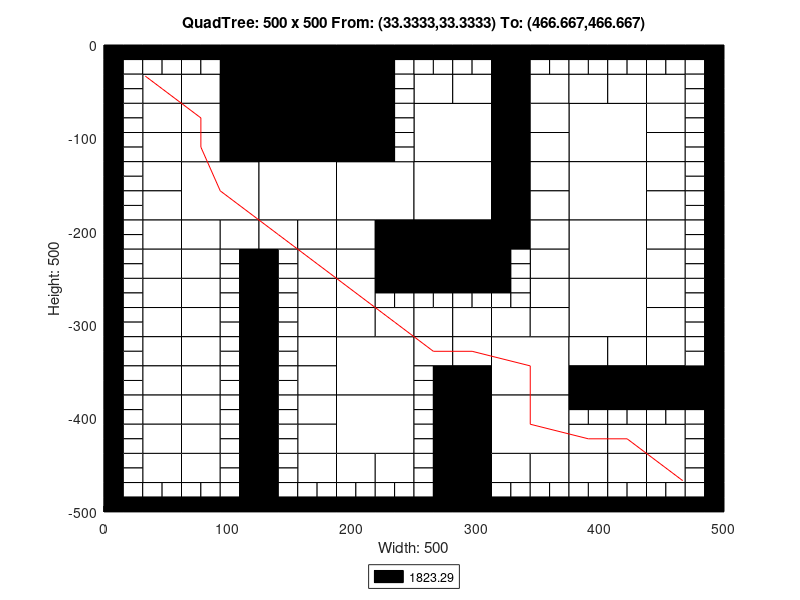

MATLAB code to generate this figure:
axis([0 500 -500 0]);
title('QuadTree: 500 x 500 From: (33.3333,33.3333) To: (466.667,466.667)');
xlabel('Width: 500');
ylabel('Height: 500');
rectangle('Position',[125 -62.5 62.5 62.5], 'FaceColor',[0 0 0]);
rectangle('Position',[125 -125 62.5 62.5], 'FaceColor',[0 0 0]);
rectangle('Position',[62.5 -187.5 62.5 62.5], 'FaceColor',[1 1 1]);
rectangle('Position',[125 -187.5 62.5 62.5], 'FaceColor',[1 1 1]);
rectangle('Position',[187.5 -187.5 62.5 62.5], 'FaceColor',[1 1 1]);
rectangle('Position',[250 -125 62.5 62.5], 'FaceColor',[1 1 1]);
rectangle('Position',[375 -125 62.5 62.5], 'FaceColor',[1 1 1]);
rectangle('Position',[250 -187.5 62.5 62.5], 'FaceColor',[1 1 1]);
rectangle('Position',[250 -250 62.5 62.5], 'FaceColor',[0 0 0]);
rectangle('Position',[375 -187.5 62.5 62.5], 'FaceColor',[1 1 1]);
rectangle('Position',[375 -250 62.5 62.5], 'FaceColor',[1 1 1]);
rectangle('Position',[187.5 -375 62.5 62.5], 'FaceColor',[1 1 1]);
rectangle('Position',[187.5 -437.5 62.5 62.5], 'FaceColor',[1 1 1]);
rectangle('Position',[312.5 -375 62.5 62.5], 'FaceColor',[1 1 1]);
rectangle('Position',[375 -312.5 62.5 62.5], 'FaceColor',[1 1 1]);
rectangle('Position',[312.5 -437.5 62.5 62.5], 'FaceColor',[1 1 1]);
rectangle('Position',[31.25 -62.5 31.25 31.25], 'FaceColor',[1 1 1]);
rectangle('Position',[93.75 -31.25 31.25 31.25], 'FaceColor',[0 0 0]);
rectangle('Position',[62.5 -62.5 31.25 31.25], 'FaceColor',[1 1 1]);
rectangle('Position',[93.75 -62.5 31.25 31.25], 'FaceColor',[0 0 0]);
rectangle('Position',[31.25 -93.75 31.25 31.25], 'FaceColor',[1 1 1]);
rectangle('Position',[31.25 -125 31.25 31.25], 'FaceColor',[1 1 1]);
rectangle('Position',[62.5 -93.75 31.25 31.25], 'FaceColor',[1 1 1]);
rectangle('Position',[93.75 -93.75 31.25 31.25], 'FaceColor',[0 0 0]);
rectangle('Position',[62.5 -125 31.25 31.25], 'FaceColor',[1 1 1]);
rectangle('Position',[93.75 -125 31.25 31.25], 'FaceColor',[0 0 0]);
rectangle('Position',[187.5 -31.25 31.25 31.25], 'FaceColor',[0 0 0]);
rectangle('Position',[187.5 -62.5 31.25 31.25], 'FaceColor',[0 0 0]);
rectangle('Position',[187.5 -93.75 31.25 31.25], 'FaceColor',[0 0 0]);
rectangle('Position',[187.5 -125 31.25 31.25], 'FaceColor',[0 0 0]);
rectangle('Position',[31.25 -156.25 31.25 31.25], 'FaceColor',[1 1 1]);
rectangle('Position',[31.25 -187.5 31.25 31.25], 'FaceColor',[1 1 1]);
rectangle('Position',[31.25 -218.75 31.25 31.25], 'FaceColor',[1 1 1]);
rectangle('Position',[31.25 -250 31.25 31.25], 'FaceColor',[1 1 1]);
rectangle('Position',[62.5 -218.75 31.25 31.25], 'FaceColor',[1 1 1]);
rectangle('Position',[93.75 -218.75 31.25 31.25], 'FaceColor',[1 1 1]);
rectangle('Position',[62.5 -250 31.25 31.25], 'FaceColor',[1 1 1]);
rectangle('Position',[125 -218.75 31.25 31.25], 'FaceColor',[1 1 1]);
rectangle('Position',[156.25 -218.75 31.25 31.25], 'FaceColor',[1 1 1]);
rectangle('Position',[156.25 -250 31.25 31.25], 'FaceColor',[1 1 1]);
rectangle('Position',[187.5 -218.75 31.25 31.25], 'FaceColor',[1 1 1]);
rectangle('Position',[218.75 -218.75 31.25 31.25], 'FaceColor',[0 0 0]);
rectangle('Position',[187.5 -250 31.25 31.25], 'FaceColor',[1 1 1]);
rectangle('Position',[218.75 -250 31.25 31.25], 'FaceColor',[0 0 0]);
rectangle('Position',[250 -62.5 31.25 31.25], 'FaceColor',[1 1 1]);
rectangle('Position',[281.25 -62.5 31.25 31.25], 'FaceColor',[1 1 1]);
rectangle('Position',[312.5 -31.25 31.25 31.25], 'FaceColor',[0 0 0]);
rectangle('Position',[312.5 -62.5 31.25 31.25], 'FaceColor',[0 0 0]);
rectangle('Position',[343.75 -62.5 31.25 31.25], 'FaceColor',[1 1 1]);
rectangle('Position',[312.5 -93.75 31.25 31.25], 'FaceColor',[0 0 0]);
rectangle('Position',[343.75 -93.75 31.25 31.25], 'FaceColor',[1 1 1]);
rectangle('Position',[312.5 -125 31.25 31.25], 'FaceColor',[0 0 0]);
rectangle('Position',[343.75 -125 31.25 31.25], 'FaceColor',[1 1 1]);
rectangle('Position',[375 -62.5 31.25 31.25], 'FaceColor',[1 1 1]);
rectangle('Position',[406.25 -62.5 31.25 31.25], 'FaceColor',[1 1 1]);
rectangle('Position',[437.5 -62.5 31.25 31.25], 'FaceColor',[1 1 1]);
rectangle('Position',[437.5 -93.75 31.25 31.25], 'FaceColor',[1 1 1]);
rectangle('Position',[437.5 -125 31.25 31.25], 'FaceColor',[1 1 1]);
rectangle('Position',[312.5 -156.25 31.25 31.25], 'FaceColor',[0 0 0]);
rectangle('Position',[343.75 -156.25 31.25 31.25], 'FaceColor',[1 1 1]);
rectangle('Position',[312.5 -187.5 31.25 31.25], 'FaceColor',[0 0 0]);
rectangle('Position',[343.75 -187.5 31.25 31.25], 'FaceColor',[1 1 1]);
rectangle('Position',[312.5 -218.75 31.25 31.25], 'FaceColor',[0 0 0]);
rectangle('Position',[343.75 -218.75 31.25 31.25], 'FaceColor',[1 1 1]);
rectangle('Position',[343.75 -250 31.25 31.25], 'FaceColor',[1 1 1]);
rectangle('Position',[437.5 -156.25 31.25 31.25], 'FaceColor',[1 1 1]);
rectangle('Position',[437.5 -187.5 31.25 31.25], 'FaceColor',[1 1 1]);
rectangle('Position',[437.5 -218.75 31.25 31.25], 'FaceColor',[1 1 1]);
rectangle('Position',[437.5 -250 31.25 31.25], 'FaceColor',[1 1 1]);
rectangle('Position',[31.25 -281.25 31.25 31.25], 'FaceColor',[1 1 1]);
rectangle('Position',[31.25 -312.5 31.25 31.25], 'FaceColor',[1 1 1]);
rectangle('Position',[62.5 -281.25 31.25 31.25], 'FaceColor',[1 1 1]);
rectangle('Position',[62.5 -312.5 31.25 31.25], 'FaceColor',[1 1 1]);
rectangle('Position',[31.25 -343.75 31.25 31.25], 'FaceColor',[1 1 1]);
rectangle('Position',[31.25 -375 31.25 31.25], 'FaceColor',[1 1 1]);
rectangle('Position',[62.5 -343.75 31.25 31.25], 'FaceColor',[1 1 1]);
rectangle('Position',[62.5 -375 31.25 31.25], 'FaceColor',[1 1 1]);
rectangle('Position',[156.25 -281.25 31.25 31.25], 'FaceColor',[1 1 1]);
rectangle('Position',[156.25 -312.5 31.25 31.25], 'FaceColor',[1 1 1]);
rectangle('Position',[187.5 -281.25 31.25 31.25], 'FaceColor',[1 1 1]);
rectangle('Position',[187.5 -312.5 31.25 31.25], 'FaceColor',[1 1 1]);
rectangle('Position',[218.75 -312.5 31.25 31.25], 'FaceColor',[1 1 1]);
rectangle('Position',[156.25 -343.75 31.25 31.25], 'FaceColor',[1 1 1]);
rectangle('Position',[156.25 -375 31.25 31.25], 'FaceColor',[1 1 1]);
rectangle('Position',[31.25 -406.25 31.25 31.25], 'FaceColor',[1 1 1]);
rectangle('Position',[31.25 -437.5 31.25 31.25], 'FaceColor',[1 1 1]);
rectangle('Position',[62.5 -406.25 31.25 31.25], 'FaceColor',[1 1 1]);
rectangle('Position',[62.5 -437.5 31.25 31.25], 'FaceColor',[1 1 1]);
rectangle('Position',[31.25 -468.75 31.25 31.25], 'FaceColor',[1 1 1]);
rectangle('Position',[62.5 -468.75 31.25 31.25], 'FaceColor',[1 1 1]);
rectangle('Position',[156.25 -406.25 31.25 31.25], 'FaceColor',[1 1 1]);
rectangle('Position',[156.25 -437.5 31.25 31.25], 'FaceColor',[1 1 1]);
rectangle('Position',[156.25 -468.75 31.25 31.25], 'FaceColor',[1 1 1]);
rectangle('Position',[187.5 -468.75 31.25 31.25], 'FaceColor',[1 1 1]);
rectangle('Position',[218.75 -468.75 31.25 31.25], 'FaceColor',[1 1 1]);
rectangle('Position',[250 -312.5 31.25 31.25], 'FaceColor',[1 1 1]);
rectangle('Position',[281.25 -312.5 31.25 31.25], 'FaceColor',[1 1 1]);
rectangle('Position',[343.75 -281.25 31.25 31.25], 'FaceColor',[1 1 1]);
rectangle('Position',[312.5 -312.5 31.25 31.25], 'FaceColor',[1 1 1]);
rectangle('Position',[343.75 -312.5 31.25 31.25], 'FaceColor',[1 1 1]);
rectangle('Position',[250 -343.75 31.25 31.25], 'FaceColor',[1 1 1]);
rectangle('Position',[281.25 -343.75 31.25 31.25], 'FaceColor',[1 1 1]);
rectangle('Position',[281.25 -375 31.25 31.25], 'FaceColor',[0 0 0]);
rectangle('Position',[437.5 -281.25 31.25 31.25], 'FaceColor',[1 1 1]);
rectangle('Position',[437.5 -312.5 31.25 31.25], 'FaceColor',[1 1 1]);
rectangle('Position',[375 -343.75 31.25 31.25], 'FaceColor',[1 1 1]);
rectangle('Position',[406.25 -343.75 31.25 31.25], 'FaceColor',[1 1 1]);
rectangle('Position',[375 -375 31.25 31.25], 'FaceColor',[0 0 0]);
rectangle('Position',[406.25 -375 31.25 31.25], 'FaceColor',[0 0 0]);
rectangle('Position',[437.5 -343.75 31.25 31.25], 'FaceColor',[1 1 1]);
rectangle('Position',[437.5 -375 31.25 31.25], 'FaceColor',[0 0 0]);
rectangle('Position',[468.75 -375 31.25 31.25], 'FaceColor',[0 0 0]);
rectangle('Position',[281.25 -406.25 31.25 31.25], 'FaceColor',[0 0 0]);
rectangle('Position',[281.25 -437.5 31.25 31.25], 'FaceColor',[0 0 0]);
rectangle('Position',[281.25 -468.75 31.25 31.25], 'FaceColor',[0 0 0]);
rectangle('Position',[281.25 -500 31.25 31.25], 'FaceColor',[0 0 0]);
rectangle('Position',[312.5 -468.75 31.25 31.25], 'FaceColor',[1 1 1]);
rectangle('Position',[343.75 -468.75 31.25 31.25], 'FaceColor',[1 1 1]);
rectangle('Position',[375 -437.5 31.25 31.25], 'FaceColor',[1 1 1]);
rectangle('Position',[406.25 -437.5 31.25 31.25], 'FaceColor',[1 1 1]);
rectangle('Position',[437.5 -437.5 31.25 31.25], 'FaceColor',[1 1 1]);
rectangle('Position',[375 -468.75 31.25 31.25], 'FaceColor',[1 1 1]);
rectangle('Position',[406.25 -468.75 31.25 31.25], 'FaceColor',[1 1 1]);
rectangle('Position',[437.5 -468.75 31.25 31.25], 'FaceColor',[1 1 1]);
rectangle('Position',[0 -15.625 15.625 15.625], 'FaceColor',[0 0 0]);
rectangle('Position',[15.625 -15.625 15.625 15.625], 'FaceColor',[0 0 0]);
rectangle('Position',[0 -31.25 15.625 15.625], 'FaceColor',[0 0 0]);
rectangle('Position',[15.625 -31.25 15.625 15.625], 'FaceColor',[1 1 1]);
rectangle('Position',[31.25 -15.625 15.625 15.625], 'FaceColor',[0 0 0]);
rectangle('Position',[46.875 -15.625 15.625 15.625], 'FaceColor',[0 0 0]);
rectangle('Position',[31.25 -31.25 15.625 15.625], 'FaceColor',[1 1 1]);
rectangle('Position',[46.875 -31.25 15.625 15.625], 'FaceColor',[1 1 1]);
rectangle('Position',[0 -46.875 15.625 15.625], 'FaceColor',[0 0 0]);
rectangle('Position',[15.625 -46.875 15.625 15.625], 'FaceColor',[1 1 1]);
rectangle('Position',[0 -62.5 15.625 15.625], 'FaceColor',[0 0 0]);
rectangle('Position',[15.625 -62.5 15.625 15.625], 'FaceColor',[1 1 1]);
rectangle('Position',[62.5 -15.625 15.625 15.625], 'FaceColor',[0 0 0]);
rectangle('Position',[78.125 -15.625 15.625 15.625], 'FaceColor',[0 0 0]);
rectangle('Position',[62.5 -31.25 15.625 15.625], 'FaceColor',[1 1 1]);
rectangle('Position',[78.125 -31.25 15.625 15.625], 'FaceColor',[1 1 1]);
rectangle('Position',[0 -78.125 15.625 15.625], 'FaceColor',[0 0 0]);
rectangle('Position',[15.625 -78.125 15.625 15.625], 'FaceColor',[1 1 1]);
rectangle('Position',[0 -93.75 15.625 15.625], 'FaceColor',[0 0 0]);
rectangle('Position',[15.625 -93.75 15.625 15.625], 'FaceColor',[1 1 1]);
rectangle('Position',[0 -109.375 15.625 15.625], 'FaceColor',[0 0 0]);
rectangle('Position',[15.625 -109.375 15.625 15.625], 'FaceColor',[1 1 1]);
rectangle('Position',[0 -125 15.625 15.625], 'FaceColor',[0 0 0]);
rectangle('Position',[15.625 -125 15.625 15.625], 'FaceColor',[1 1 1]);
rectangle('Position',[218.75 -15.625 15.625 15.625], 'FaceColor',[0 0 0]);
rectangle('Position',[234.375 -15.625 15.625 15.625], 'FaceColor',[0 0 0]);
rectangle('Position',[218.75 -31.25 15.625 15.625], 'FaceColor',[0 0 0]);
rectangle('Position',[234.375 -31.25 15.625 15.625], 'FaceColor',[1 1 1]);
rectangle('Position',[218.75 -46.875 15.625 15.625], 'FaceColor',[0 0 0]);
rectangle('Position',[234.375 -46.875 15.625 15.625], 'FaceColor',[1 1 1]);
rectangle('Position',[218.75 -62.5 15.625 15.625], 'FaceColor',[0 0 0]);
rectangle('Position',[234.375 -62.5 15.625 15.625], 'FaceColor',[1 1 1]);
rectangle('Position',[218.75 -78.125 15.625 15.625], 'FaceColor',[0 0 0]);
rectangle('Position',[234.375 -78.125 15.625 15.625], 'FaceColor',[1 1 1]);
rectangle('Position',[218.75 -93.75 15.625 15.625], 'FaceColor',[0 0 0]);
rectangle('Position',[234.375 -93.75 15.625 15.625], 'FaceColor',[1 1 1]);
rectangle('Position',[218.75 -109.375 15.625 15.625], 'FaceColor',[0 0 0]);
rectangle('Position',[234.375 -109.375 15.625 15.625], 'FaceColor',[1 1 1]);
rectangle('Position',[218.75 -125 15.625 15.625], 'FaceColor',[0 0 0]);
rectangle('Position',[234.375 -125 15.625 15.625], 'FaceColor',[1 1 1]);
rectangle('Position',[0 -140.625 15.625 15.625], 'FaceColor',[0 0 0]);
rectangle('Position',[15.625 -140.625 15.625 15.625], 'FaceColor',[1 1 1]);
rectangle('Position',[0 -156.25 15.625 15.625], 'FaceColor',[0 0 0]);
rectangle('Position',[15.625 -156.25 15.625 15.625], 'FaceColor',[1 1 1]);
rectangle('Position',[0 -171.875 15.625 15.625], 'FaceColor',[0 0 0]);
rectangle('Position',[15.625 -171.875 15.625 15.625], 'FaceColor',[1 1 1]);
rectangle('Position',[0 -187.5 15.625 15.625], 'FaceColor',[0 0 0]);
rectangle('Position',[15.625 -187.5 15.625 15.625], 'FaceColor',[1 1 1]);
rectangle('Position',[0 -203.125 15.625 15.625], 'FaceColor',[0 0 0]);
rectangle('Position',[15.625 -203.125 15.625 15.625], 'FaceColor',[1 1 1]);
rectangle('Position',[0 -218.75 15.625 15.625], 'FaceColor',[0 0 0]);
rectangle('Position',[15.625 -218.75 15.625 15.625], 'FaceColor',[1 1 1]);
rectangle('Position',[0 -234.375 15.625 15.625], 'FaceColor',[0 0 0]);
rectangle('Position',[15.625 -234.375 15.625 15.625], 'FaceColor',[1 1 1]);
rectangle('Position',[0 -250 15.625 15.625], 'FaceColor',[0 0 0]);
rectangle('Position',[15.625 -250 15.625 15.625], 'FaceColor',[1 1 1]);
rectangle('Position',[93.75 -234.375 15.625 15.625], 'FaceColor',[1 1 1]);
rectangle('Position',[109.375 -234.375 15.625 15.625], 'FaceColor',[0 0 0]);
rectangle('Position',[93.75 -250 15.625 15.625], 'FaceColor',[1 1 1]);
rectangle('Position',[109.375 -250 15.625 15.625], 'FaceColor',[0 0 0]);
rectangle('Position',[125 -234.375 15.625 15.625], 'FaceColor',[0 0 0]);
rectangle('Position',[140.625 -234.375 15.625 15.625], 'FaceColor',[1 1 1]);
rectangle('Position',[125 -250 15.625 15.625], 'FaceColor',[0 0 0]);
rectangle('Position',[140.625 -250 15.625 15.625], 'FaceColor',[1 1 1]);
rectangle('Position',[250 -15.625 15.625 15.625], 'FaceColor',[0 0 0]);
rectangle('Position',[265.625 -15.625 15.625 15.625], 'FaceColor',[0 0 0]);
rectangle('Position',[250 -31.25 15.625 15.625], 'FaceColor',[1 1 1]);
rectangle('Position',[265.625 -31.25 15.625 15.625], 'FaceColor',[1 1 1]);
rectangle('Position',[281.25 -15.625 15.625 15.625], 'FaceColor',[0 0 0]);
rectangle('Position',[296.875 -15.625 15.625 15.625], 'FaceColor',[0 0 0]);
rectangle('Position',[281.25 -31.25 15.625 15.625], 'FaceColor',[1 1 1]);
rectangle('Position',[296.875 -31.25 15.625 15.625], 'FaceColor',[1 1 1]);
rectangle('Position',[343.75 -15.625 15.625 15.625], 'FaceColor',[0 0 0]);
rectangle('Position',[359.375 -15.625 15.625 15.625], 'FaceColor',[0 0 0]);
rectangle('Position',[343.75 -31.25 15.625 15.625], 'FaceColor',[1 1 1]);
rectangle('Position',[359.375 -31.25 15.625 15.625], 'FaceColor',[1 1 1]);
rectangle('Position',[375 -15.625 15.625 15.625], 'FaceColor',[0 0 0]);
rectangle('Position',[390.625 -15.625 15.625 15.625], 'FaceColor',[0 0 0]);
rectangle('Position',[375 -31.25 15.625 15.625], 'FaceColor',[1 1 1]);
rectangle('Position',[390.625 -31.25 15.625 15.625], 'FaceColor',[1 1 1]);
rectangle('Position',[406.25 -15.625 15.625 15.625], 'FaceColor',[0 0 0]);
rectangle('Position',[421.875 -15.625 15.625 15.625], 'FaceColor',[0 0 0]);
rectangle('Position',[406.25 -31.25 15.625 15.625], 'FaceColor',[1 1 1]);
rectangle('Position',[421.875 -31.25 15.625 15.625], 'FaceColor',[1 1 1]);
rectangle('Position',[437.5 -15.625 15.625 15.625], 'FaceColor',[0 0 0]);
rectangle('Position',[453.125 -15.625 15.625 15.625], 'FaceColor',[0 0 0]);
rectangle('Position',[437.5 -31.25 15.625 15.625], 'FaceColor',[1 1 1]);
rectangle('Position',[453.125 -31.25 15.625 15.625], 'FaceColor',[1 1 1]);
rectangle('Position',[468.75 -15.625 15.625 15.625], 'FaceColor',[0 0 0]);
rectangle('Position',[484.375 -15.625 15.625 15.625], 'FaceColor',[0 0 0]);
rectangle('Position',[468.75 -31.25 15.625 15.625], 'FaceColor',[1 1 1]);
rectangle('Position',[484.375 -31.25 15.625 15.625], 'FaceColor',[0 0 0]);
rectangle('Position',[468.75 -46.875 15.625 15.625], 'FaceColor',[1 1 1]);
rectangle('Position',[484.375 -46.875 15.625 15.625], 'FaceColor',[0 0 0]);
rectangle('Position',[468.75 -62.5 15.625 15.625], 'FaceColor',[1 1 1]);
rectangle('Position',[484.375 -62.5 15.625 15.625], 'FaceColor',[0 0 0]);
rectangle('Position',[468.75 -78.125 15.625 15.625], 'FaceColor',[1 1 1]);
rectangle('Position',[484.375 -78.125 15.625 15.625], 'FaceColor',[0 0 0]);
rectangle('Position',[468.75 -93.75 15.625 15.625], 'FaceColor',[1 1 1]);
rectangle('Position',[484.375 -93.75 15.625 15.625], 'FaceColor',[0 0 0]);
rectangle('Position',[468.75 -109.375 15.625 15.625], 'FaceColor',[1 1 1]);
rectangle('Position',[484.375 -109.375 15.625 15.625], 'FaceColor',[0 0 0]);
rectangle('Position',[468.75 -125 15.625 15.625], 'FaceColor',[1 1 1]);
rectangle('Position',[484.375 -125 15.625 15.625], 'FaceColor',[0 0 0]);
rectangle('Position',[312.5 -234.375 15.625 15.625], 'FaceColor',[0 0 0]);
rectangle('Position',[328.125 -234.375 15.625 15.625], 'FaceColor',[1 1 1]);
rectangle('Position',[312.5 -250 15.625 15.625], 'FaceColor',[0 0 0]);
rectangle('Position',[328.125 -250 15.625 15.625], 'FaceColor',[1 1 1]);
rectangle('Position',[468.75 -140.625 15.625 15.625], 'FaceColor',[1 1 1]);
rectangle('Position',[484.375 -140.625 15.625 15.625], 'FaceColor',[0 0 0]);
rectangle('Position',[468.75 -156.25 15.625 15.625], 'FaceColor',[1 1 1]);
rectangle('Position',[484.375 -156.25 15.625 15.625], 'FaceColor',[0 0 0]);
rectangle('Position',[468.75 -171.875 15.625 15.625], 'FaceColor',[1 1 1]);
rectangle('Position',[484.375 -171.875 15.625 15.625], 'FaceColor',[0 0 0]);
rectangle('Position',[468.75 -187.5 15.625 15.625], 'FaceColor',[1 1 1]);
rectangle('Position',[484.375 -187.5 15.625 15.625], 'FaceColor',[0 0 0]);
rectangle('Position',[468.75 -203.125 15.625 15.625], 'FaceColor',[1 1 1]);
rectangle('Position',[484.375 -203.125 15.625 15.625], 'FaceColor',[0 0 0]);
rectangle('Position',[468.75 -218.75 15.625 15.625], 'FaceColor',[1 1 1]);
rectangle('Position',[484.375 -218.75 15.625 15.625], 'FaceColor',[0 0 0]);
rectangle('Position',[468.75 -234.375 15.625 15.625], 'FaceColor',[1 1 1]);
rectangle('Position',[484.375 -234.375 15.625 15.625], 'FaceColor',[0 0 0]);
rectangle('Position',[468.75 -250 15.625 15.625], 'FaceColor',[1 1 1]);
rectangle('Position',[484.375 -250 15.625 15.625], 'FaceColor',[0 0 0]);
rectangle('Position',[0 -265.625 15.625 15.625], 'FaceColor',[0 0 0]);
rectangle('Position',[15.625 -265.625 15.625 15.625], 'FaceColor',[1 1 1]);
rectangle('Position',[0 -281.25 15.625 15.625], 'FaceColor',[0 0 0]);
rectangle('Position',[15.625 -281.25 15.625 15.625], 'FaceColor',[1 1 1]);
rectangle('Position',[0 -296.875 15.625 15.625], 'FaceColor',[0 0 0]);
rectangle('Position',[15.625 -296.875 15.625 15.625], 'FaceColor',[1 1 1]);
rectangle('Position',[0 -312.5 15.625 15.625], 'FaceColor',[0 0 0]);
rectangle('Position',[15.625 -312.5 15.625 15.625], 'FaceColor',[1 1 1]);
rectangle('Position',[93.75 -265.625 15.625 15.625], 'FaceColor',[1 1 1]);
rectangle('Position',[109.375 -265.625 15.625 15.625], 'FaceColor',[0 0 0]);
rectangle('Position',[93.75 -281.25 15.625 15.625], 'FaceColor',[1 1 1]);
rectangle('Position',[109.375 -281.25 15.625 15.625], 'FaceColor',[0 0 0]);
rectangle('Position',[93.75 -296.875 15.625 15.625], 'FaceColor',[1 1 1]);
rectangle('Position',[109.375 -296.875 15.625 15.625], 'FaceColor',[0 0 0]);
rectangle('Position',[93.75 -312.5 15.625 15.625], 'FaceColor',[1 1 1]);
rectangle('Position',[109.375 -312.5 15.625 15.625], 'FaceColor',[0 0 0]);
rectangle('Position',[0 -328.125 15.625 15.625], 'FaceColor',[0 0 0]);
rectangle('Position',[15.625 -328.125 15.625 15.625], 'FaceColor',[1 1 1]);
rectangle('Position',[0 -343.75 15.625 15.625], 'FaceColor',[0 0 0]);
rectangle('Position',[15.625 -343.75 15.625 15.625], 'FaceColor',[1 1 1]);
rectangle('Position',[0 -359.375 15.625 15.625], 'FaceColor',[0 0 0]);
rectangle('Position',[15.625 -359.375 15.625 15.625], 'FaceColor',[1 1 1]);
rectangle('Position',[0 -375 15.625 15.625], 'FaceColor',[0 0 0]);
rectangle('Position',[15.625 -375 15.625 15.625], 'FaceColor',[1 1 1]);
rectangle('Position',[93.75 -328.125 15.625 15.625], 'FaceColor',[1 1 1]);
rectangle('Position',[109.375 -328.125 15.625 15.625], 'FaceColor',[0 0 0]);
rectangle('Position',[93.75 -343.75 15.625 15.625], 'FaceColor',[1 1 1]);
rectangle('Position',[109.375 -343.75 15.625 15.625], 'FaceColor',[0 0 0]);
rectangle('Position',[93.75 -359.375 15.625 15.625], 'FaceColor',[1 1 1]);
rectangle('Position',[109.375 -359.375 15.625 15.625], 'FaceColor',[0 0 0]);
rectangle('Position',[93.75 -375 15.625 15.625], 'FaceColor',[1 1 1]);
rectangle('Position',[109.375 -375 15.625 15.625], 'FaceColor',[0 0 0]);
rectangle('Position',[125 -265.625 15.625 15.625], 'FaceColor',[0 0 0]);
rectangle('Position',[140.625 -265.625 15.625 15.625], 'FaceColor',[1 1 1]);
rectangle('Position',[125 -281.25 15.625 15.625], 'FaceColor',[0 0 0]);
rectangle('Position',[140.625 -281.25 15.625 15.625], 'FaceColor',[1 1 1]);
rectangle('Position',[125 -296.875 15.625 15.625], 'FaceColor',[0 0 0]);
rectangle('Position',[140.625 -296.875 15.625 15.625], 'FaceColor',[1 1 1]);
rectangle('Position',[125 -312.5 15.625 15.625], 'FaceColor',[0 0 0]);
rectangle('Position',[140.625 -312.5 15.625 15.625], 'FaceColor',[1 1 1]);
rectangle('Position',[218.75 -265.625 15.625 15.625], 'FaceColor',[0 0 0]);
rectangle('Position',[234.375 -265.625 15.625 15.625], 'FaceColor',[0 0 0]);
rectangle('Position',[218.75 -281.25 15.625 15.625], 'FaceColor',[1 1 1]);
rectangle('Position',[234.375 -281.25 15.625 15.625], 'FaceColor',[1 1 1]);
rectangle('Position',[125 -328.125 15.625 15.625], 'FaceColor',[0 0 0]);
rectangle('Position',[140.625 -328.125 15.625 15.625], 'FaceColor',[1 1 1]);
rectangle('Position',[125 -343.75 15.625 15.625], 'FaceColor',[0 0 0]);
rectangle('Position',[140.625 -343.75 15.625 15.625], 'FaceColor',[1 1 1]);
rectangle('Position',[125 -359.375 15.625 15.625], 'FaceColor',[0 0 0]);
rectangle('Position',[140.625 -359.375 15.625 15.625], 'FaceColor',[1 1 1]);
rectangle('Position',[125 -375 15.625 15.625], 'FaceColor',[0 0 0]);
rectangle('Position',[140.625 -375 15.625 15.625], 'FaceColor',[1 1 1]);
rectangle('Position',[0 -390.625 15.625 15.625], 'FaceColor',[0 0 0]);
rectangle('Position',[15.625 -390.625 15.625 15.625], 'FaceColor',[1 1 1]);
rectangle('Position',[0 -406.25 15.625 15.625], 'FaceColor',[0 0 0]);
rectangle('Position',[15.625 -406.25 15.625 15.625], 'FaceColor',[1 1 1]);
rectangle('Position',[0 -421.875 15.625 15.625], 'FaceColor',[0 0 0]);
rectangle('Position',[15.625 -421.875 15.625 15.625], 'FaceColor',[1 1 1]);
rectangle('Position',[0 -437.5 15.625 15.625], 'FaceColor',[0 0 0]);
rectangle('Position',[15.625 -437.5 15.625 15.625], 'FaceColor',[1 1 1]);
rectangle('Position',[93.75 -390.625 15.625 15.625], 'FaceColor',[1 1 1]);
rectangle('Position',[109.375 -390.625 15.625 15.625], 'FaceColor',[0 0 0]);
rectangle('Position',[93.75 -406.25 15.625 15.625], 'FaceColor',[1 1 1]);
rectangle('Position',[109.375 -406.25 15.625 15.625], 'FaceColor',[0 0 0]);
rectangle('Position',[93.75 -421.875 15.625 15.625], 'FaceColor',[1 1 1]);
rectangle('Position',[109.375 -421.875 15.625 15.625], 'FaceColor',[0 0 0]);
rectangle('Position',[93.75 -437.5 15.625 15.625], 'FaceColor',[1 1 1]);
rectangle('Position',[109.375 -437.5 15.625 15.625], 'FaceColor',[0 0 0]);
rectangle('Position',[0 -453.125 15.625 15.625], 'FaceColor',[0 0 0]);
rectangle('Position',[15.625 -453.125 15.625 15.625], 'FaceColor',[1 1 1]);
rectangle('Position',[0 -468.75 15.625 15.625], 'FaceColor',[0 0 0]);
rectangle('Position',[15.625 -468.75 15.625 15.625], 'FaceColor',[1 1 1]);
rectangle('Position',[0 -484.375 15.625 15.625], 'FaceColor',[0 0 0]);
rectangle('Position',[15.625 -484.375 15.625 15.625], 'FaceColor',[1 1 1]);
rectangle('Position',[0 -500 15.625 15.625], 'FaceColor',[0 0 0]);
rectangle('Position',[15.625 -500 15.625 15.625], 'FaceColor',[0 0 0]);
rectangle('Position',[31.25 -484.375 15.625 15.625], 'FaceColor',[1 1 1]);
rectangle('Position',[46.875 -484.375 15.625 15.625], 'FaceColor',[1 1 1]);
rectangle('Position',[31.25 -500 15.625 15.625], 'FaceColor',[0 0 0]);
rectangle('Position',[46.875 -500 15.625 15.625], 'FaceColor',[0 0 0]);
rectangle('Position',[93.75 -453.125 15.625 15.625], 'FaceColor',[1 1 1]);
rectangle('Position',[109.375 -453.125 15.625 15.625], 'FaceColor',[0 0 0]);
rectangle('Position',[93.75 -468.75 15.625 15.625], 'FaceColor',[1 1 1]);
rectangle('Position',[109.375 -468.75 15.625 15.625], 'FaceColor',[0 0 0]);
rectangle('Position',[62.5 -484.375 15.625 15.625], 'FaceColor',[1 1 1]);
rectangle('Position',[78.125 -484.375 15.625 15.625], 'FaceColor',[1 1 1]);
rectangle('Position',[62.5 -500 15.625 15.625], 'FaceColor',[0 0 0]);
rectangle('Position',[78.125 -500 15.625 15.625], 'FaceColor',[0 0 0]);
rectangle('Position',[93.75 -484.375 15.625 15.625], 'FaceColor',[1 1 1]);
rectangle('Position',[109.375 -484.375 15.625 15.625], 'FaceColor',[0 0 0]);
rectangle('Position',[93.75 -500 15.625 15.625], 'FaceColor',[0 0 0]);
rectangle('Position',[109.375 -500 15.625 15.625], 'FaceColor',[0 0 0]);
rectangle('Position',[125 -390.625 15.625 15.625], 'FaceColor',[0 0 0]);
rectangle('Position',[140.625 -390.625 15.625 15.625], 'FaceColor',[1 1 1]);
rectangle('Position',[125 -406.25 15.625 15.625], 'FaceColor',[0 0 0]);
rectangle('Position',[140.625 -406.25 15.625 15.625], 'FaceColor',[1 1 1]);
rectangle('Position',[125 -421.875 15.625 15.625], 'FaceColor',[0 0 0]);
rectangle('Position',[140.625 -421.875 15.625 15.625], 'FaceColor',[1 1 1]);
rectangle('Position',[125 -437.5 15.625 15.625], 'FaceColor',[0 0 0]);
rectangle('Position',[140.625 -437.5 15.625 15.625], 'FaceColor',[1 1 1]);
rectangle('Position',[125 -453.125 15.625 15.625], 'FaceColor',[0 0 0]);
rectangle('Position',[140.625 -453.125 15.625 15.625], 'FaceColor',[1 1 1]);
rectangle('Position',[125 -468.75 15.625 15.625], 'FaceColor',[0 0 0]);
rectangle('Position',[140.625 -468.75 15.625 15.625], 'FaceColor',[1 1 1]);
rectangle('Position',[125 -484.375 15.625 15.625], 'FaceColor',[0 0 0]);
rectangle('Position',[140.625 -484.375 15.625 15.625], 'FaceColor',[1 1 1]);
rectangle('Position',[125 -500 15.625 15.625], 'FaceColor',[0 0 0]);
rectangle('Position',[140.625 -500 15.625 15.625], 'FaceColor',[0 0 0]);
rectangle('Position',[156.25 -484.375 15.625 15.625], 'FaceColor',[1 1 1]);
rectangle('Position',[171.875 -484.375 15.625 15.625], 'FaceColor',[1 1 1]);
rectangle('Position',[156.25 -500 15.625 15.625], 'FaceColor',[0 0 0]);
rectangle('Position',[171.875 -500 15.625 15.625], 'FaceColor',[0 0 0]);
rectangle('Position',[187.5 -484.375 15.625 15.625], 'FaceColor',[1 1 1]);
rectangle('Position',[203.125 -484.375 15.625 15.625], 'FaceColor',[1 1 1]);
rectangle('Position',[187.5 -500 15.625 15.625], 'FaceColor',[0 0 0]);
rectangle('Position',[203.125 -500 15.625 15.625], 'FaceColor',[0 0 0]);
rectangle('Position',[218.75 -484.375 15.625 15.625], 'FaceColor',[1 1 1]);
rectangle('Position',[234.375 -484.375 15.625 15.625], 'FaceColor',[1 1 1]);
rectangle('Position',[218.75 -500 15.625 15.625], 'FaceColor',[0 0 0]);
rectangle('Position',[234.375 -500 15.625 15.625], 'FaceColor',[0 0 0]);
rectangle('Position',[250 -265.625 15.625 15.625], 'FaceColor',[0 0 0]);
rectangle('Position',[265.625 -265.625 15.625 15.625], 'FaceColor',[0 0 0]);
rectangle('Position',[250 -281.25 15.625 15.625], 'FaceColor',[1 1 1]);
rectangle('Position',[265.625 -281.25 15.625 15.625], 'FaceColor',[1 1 1]);
rectangle('Position',[281.25 -265.625 15.625 15.625], 'FaceColor',[0 0 0]);
rectangle('Position',[296.875 -265.625 15.625 15.625], 'FaceColor',[0 0 0]);
rectangle('Position',[281.25 -281.25 15.625 15.625], 'FaceColor',[1 1 1]);
rectangle('Position',[296.875 -281.25 15.625 15.625], 'FaceColor',[1 1 1]);
rectangle('Position',[312.5 -265.625 15.625 15.625], 'FaceColor',[0 0 0]);
rectangle('Position',[328.125 -265.625 15.625 15.625], 'FaceColor',[1 1 1]);
rectangle('Position',[312.5 -281.25 15.625 15.625], 'FaceColor',[1 1 1]);
rectangle('Position',[328.125 -281.25 15.625 15.625], 'FaceColor',[1 1 1]);
rectangle('Position',[250 -359.375 15.625 15.625], 'FaceColor',[1 1 1]);
rectangle('Position',[265.625 -359.375 15.625 15.625], 'FaceColor',[0 0 0]);
rectangle('Position',[250 -375 15.625 15.625], 'FaceColor',[1 1 1]);
rectangle('Position',[265.625 -375 15.625 15.625], 'FaceColor',[0 0 0]);
rectangle('Position',[468.75 -265.625 15.625 15.625], 'FaceColor',[1 1 1]);
rectangle('Position',[484.375 -265.625 15.625 15.625], 'FaceColor',[0 0 0]);
rectangle('Position',[468.75 -281.25 15.625 15.625], 'FaceColor',[1 1 1]);
rectangle('Position',[484.375 -281.25 15.625 15.625], 'FaceColor',[0 0 0]);
rectangle('Position',[468.75 -296.875 15.625 15.625], 'FaceColor',[1 1 1]);
rectangle('Position',[484.375 -296.875 15.625 15.625], 'FaceColor',[0 0 0]);
rectangle('Position',[468.75 -312.5 15.625 15.625], 'FaceColor',[1 1 1]);
rectangle('Position',[484.375 -312.5 15.625 15.625], 'FaceColor',[0 0 0]);
rectangle('Position',[468.75 -328.125 15.625 15.625], 'FaceColor',[1 1 1]);
rectangle('Position',[484.375 -328.125 15.625 15.625], 'FaceColor',[0 0 0]);
rectangle('Position',[468.75 -343.75 15.625 15.625], 'FaceColor',[1 1 1]);
rectangle('Position',[484.375 -343.75 15.625 15.625], 'FaceColor',[0 0 0]);
rectangle('Position',[250 -390.625 15.625 15.625], 'FaceColor',[1 1 1]);
rectangle('Position',[265.625 -390.625 15.625 15.625], 'FaceColor',[0 0 0]);
rectangle('Position',[250 -406.25 15.625 15.625], 'FaceColor',[1 1 1]);
rectangle('Position',[265.625 -406.25 15.625 15.625], 'FaceColor',[0 0 0]);
rectangle('Position',[250 -421.875 15.625 15.625], 'FaceColor',[1 1 1]);
rectangle('Position',[265.625 -421.875 15.625 15.625], 'FaceColor',[0 0 0]);
rectangle('Position',[250 -437.5 15.625 15.625], 'FaceColor',[1 1 1]);
rectangle('Position',[265.625 -437.5 15.625 15.625], 'FaceColor',[0 0 0]);
rectangle('Position',[250 -453.125 15.625 15.625], 'FaceColor',[1 1 1]);
rectangle('Position',[265.625 -453.125 15.625 15.625], 'FaceColor',[0 0 0]);
rectangle('Position',[250 -468.75 15.625 15.625], 'FaceColor',[1 1 1]);
rectangle('Position',[265.625 -468.75 15.625 15.625], 'FaceColor',[0 0 0]);
rectangle('Position',[250 -484.375 15.625 15.625], 'FaceColor',[1 1 1]);
rectangle('Position',[265.625 -484.375 15.625 15.625], 'FaceColor',[0 0 0]);
rectangle('Position',[250 -500 15.625 15.625], 'FaceColor',[0 0 0]);
rectangle('Position',[265.625 -500 15.625 15.625], 'FaceColor',[0 0 0]);
rectangle('Position',[312.5 -484.375 15.625 15.625], 'FaceColor',[1 1 1]);
rectangle('Position',[328.125 -484.375 15.625 15.625], 'FaceColor',[1 1 1]);
rectangle('Position',[312.5 -500 15.625 15.625], 'FaceColor',[0 0 0]);
rectangle('Position',[328.125 -500 15.625 15.625], 'FaceColor',[0 0 0]);
rectangle('Position',[343.75 -484.375 15.625 15.625], 'FaceColor',[1 1 1]);
rectangle('Position',[359.375 -484.375 15.625 15.625], 'FaceColor',[1 1 1]);
rectangle('Position',[343.75 -500 15.625 15.625], 'FaceColor',[0 0 0]);
rectangle('Position',[359.375 -500 15.625 15.625], 'FaceColor',[0 0 0]);
rectangle('Position',[375 -390.625 15.625 15.625], 'FaceColor',[0 0 0]);
rectangle('Position',[390.625 -390.625 15.625 15.625], 'FaceColor',[0 0 0]);
rectangle('Position',[375 -406.25 15.625 15.625], 'FaceColor',[1 1 1]);
rectangle('Position',[390.625 -406.25 15.625 15.625], 'FaceColor',[1 1 1]);
rectangle('Position',[406.25 -390.625 15.625 15.625], 'FaceColor',[0 0 0]);
rectangle('Position',[421.875 -390.625 15.625 15.625], 'FaceColor',[0 0 0]);
rectangle('Position',[406.25 -406.25 15.625 15.625], 'FaceColor',[1 1 1]);
rectangle('Position',[421.875 -406.25 15.625 15.625], 'FaceColor',[1 1 1]);
rectangle('Position',[437.5 -390.625 15.625 15.625], 'FaceColor',[0 0 0]);
rectangle('Position',[453.125 -390.625 15.625 15.625], 'FaceColor',[0 0 0]);
rectangle('Position',[437.5 -406.25 15.625 15.625], 'FaceColor',[1 1 1]);
rectangle('Position',[453.125 -406.25 15.625 15.625], 'FaceColor',[1 1 1]);
rectangle('Position',[468.75 -390.625 15.625 15.625], 'FaceColor',[0 0 0]);
rectangle('Position',[484.375 -390.625 15.625 15.625], 'FaceColor',[0 0 0]);
rectangle('Position',[468.75 -406.25 15.625 15.625], 'FaceColor',[1 1 1]);
rectangle('Position',[484.375 -406.25 15.625 15.625], 'FaceColor',[0 0 0]);
rectangle('Position',[468.75 -421.875 15.625 15.625], 'FaceColor',[1 1 1]);
rectangle('Position',[484.375 -421.875 15.625 15.625], 'FaceColor',[0 0 0]);
rectangle('Position',[468.75 -437.5 15.625 15.625], 'FaceColor',[1 1 1]);
rectangle('Position',[484.375 -437.5 15.625 15.625], 'FaceColor',[0 0 0]);
rectangle('Position',[375 -484.375 15.625 15.625], 'FaceColor',[1 1 1]);
rectangle('Position',[390.625 -484.375 15.625 15.625], 'FaceColor',[1 1 1]);
rectangle('Position',[375 -500 15.625 15.625], 'FaceColor',[0 0 0]);
rectangle('Position',[390.625 -500 15.625 15.625], 'FaceColor',[0 0 0]);
rectangle('Position',[406.25 -484.375 15.625 15.625], 'FaceColor',[1 1 1]);
rectangle('Position',[421.875 -484.375 15.625 15.625], 'FaceColor',[1 1 1]);
rectangle('Position',[406.25 -500 15.625 15.625], 'FaceColor',[0 0 0]);
rectangle('Position',[421.875 -500 15.625 15.625], 'FaceColor',[0 0 0]);
rectangle('Position',[468.75 -453.125 15.625 15.625], 'FaceColor',[1 1 1]);
rectangle('Position',[484.375 -453.125 15.625 15.625], 'FaceColor',[0 0 0]);
rectangle('Position',[468.75 -468.75 15.625 15.625], 'FaceColor',[1 1 1]);
rectangle('Position',[484.375 -468.75 15.625 15.625], 'FaceColor',[0 0 0]);
rectangle('Position',[437.5 -484.375 15.625 15.625], 'FaceColor',[1 1 1]);
rectangle('Position',[453.125 -484.375 15.625 15.625], 'FaceColor',[1 1 1]);
rectangle('Position',[437.5 -500 15.625 15.625], 'FaceColor',[0 0 0]);
rectangle('Position',[453.125 -500 15.625 15.625], 'FaceColor',[0 0 0]);
rectangle('Position',[468.75 -484.375 15.625 15.625], 'FaceColor',[1 1 1]);
rectangle('Position',[484.375 -484.375 15.625 15.625], 'FaceColor',[0 0 0]);
rectangle('Position',[468.75 -500 15.625 15.625], 'FaceColor',[0 0 0]);
rectangle('Position',[484.375 -500 15.625 15.625], 'FaceColor',[0 0 0]);
X=[466.667,453.125,421.875,390.625,343.75,343.75,296.875,265.625,234.375,203.125,171.875,140.625,93.75,78.125,78.125,46.875,33.3333];
Y=[-466.667,-453.125,-421.875,-421.875,-406.25,-343.75,-328.125,-328.125,-296.875,-265.625,-234.375,-203.125,-156.25,-109.375,-78.125,-46.875,-33.3333];
hold on;
plot(X,Y,'r');
legend('1823.29','Location','southoutside');
